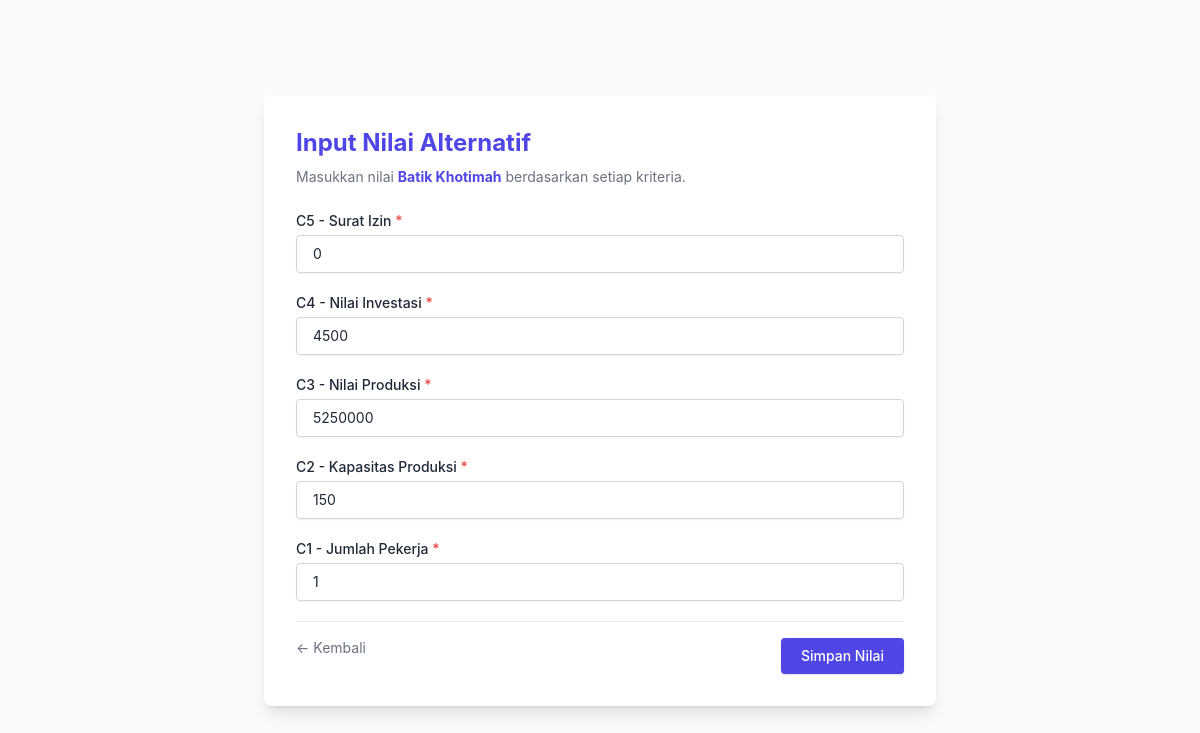
The app's page /app/views/nilai/form.php?id=46 (signed in) with its own data.
### tables this page shows
CREATE TABLE `alternatif` (
  `id` int NOT NULL,
  `nama` varchar(100) NOT NULL,
  `kategori` varchar(100) DEFAULT NULL,
  `asal_daerah` varchar(100) DEFAULT NULL,
  `deskripsi` text,
  `created_at` timestamp NULL DEFAULT CURRENT_TIMESTAMP
);

CREATE TABLE `kriteria` (
  `id` int NOT NULL,
  `kode` varchar(10) NOT NULL,
  `nama` varchar(100) NOT NULL,
  `bobot` float NOT NULL,
  `tipe` enum('benefit','cost') NOT NULL,
  `created_at` timestamp NULL DEFAULT CURRENT_TIMESTAMP
);

### app/views/nilai/form.php (the view, shortened to what this page needs)
<?php
require_once '../../../config/db.php';
$pageTitle = "Input Nilai Alternatif";
$id_alternatif = $_GET['id'] ?? null;
$altStmt = $conn->prepare("SELECT * FROM alternatif WHERE id = ?");
$altStmt->execute([$id_alternatif]);
$alt = $altStmt->fetch(PDO::FETCH_ASSOC);
$kriteria = $conn->query("SELECT id, nama, kode FROM kriteria ORDER BY id")->fetchAll(PDO::FETCH_ASSOC);
$nilaiStmt = $conn->prepare("SELECT id_kriteria, nilai FROM nilai WHERE id_alternatif = ?");
$nilaiStmt->execute([$id_alternatif]);
$nilaiData = [];
while ($row = $nilaiStmt->fetch(PDO::FETCH_ASSOC)) {
  $nilaiData[$row['id_kriteria']] = $row['nilai'];
}
?>
<!DOCTYPE html>
<html lang="id">
<head>
  <script src="https://cdn.tailwindcss.com"></script>
</head>
<body class="bg-gray-50 dark:bg-gray-900 text-gray-800 dark:text-white transition min-h-screen">
<main class="min-h-screen flex items-center justify-center px-6 py-12 fade-in">
  <div class="bg-white dark:bg-gray-800 p-8 rounded-lg shadow-lg w-full max-w-2xl">
    <h1 class="text-2xl font-bold text-indigo-600 dark:text-indigo-400 mb-2"><?= $pageTitle ?></h1>
    <p class="text-sm text-gray-500 dark:text-gray-400 mb-6">
      Masukkan nilai <strong class="text-indigo-600 dark:text-indigo-300"><?= htmlspecialchars($alt['nama']) ?></strong> berdasarkan setiap kriteria.
    </p>
    <form action="../../../app/controllers/NilaiController.php" method="POST" class="space-y-5" onsubmit="return validateForm()">
      <?php foreach ($kriteria as $k): ?>
        <div>
          <label class="block text-sm font-medium mb-1">
            <?= htmlspecialchars($k['kode']) ?> - <?= htmlspecialchars($k['nama']) ?> <span class="text-red-500">*</span>
          </label>
          <input type="number" name="nilai[<?= $k['id'] ?>]" step="0.01" min="0" required
                 value="<?= isset($nilaiData[$k['id']]) ? htmlspecialchars($nilaiData[$k['id']]) : '' ?>"
                 class="w-full px-4 py-2 border rounded bg-white dark:bg-gray-900 border-gray-300 dark:border-gray-600 text-sm shadow-sm focus:ring-2 focus:ring-indigo-500">
        </div>
      <?php endforeach; ?>
      <div class="flex justify-between pt-4 border-t border-gray-200 dark:border-gray-700">
        <a href="index.php" class="text-sm text-gray-500 dark:text-gray-300 hover:underline">← Kembali</a>
        <button type="submit" class="bg-indigo-600 hover:bg-indigo-700 text-white px-5 py-2 rounded text-sm font-medium shadow">Simpan Nilai</button>
      </div>
    </form>
  </div>
</main>
</body>
</html>

### app/views/nilai/form.php (style rules this page uses)
body { font-family: 'Inter', sans-serif; }
.fade-in { animation: fadeIn 0.5s ease-out forwards; opacity: 0; transform: translateY(20px); }

### records on screen
alternatif: nama "Batik Khotimah"
kriteria: kode "C5", nama "Surat Izin", id "0"
kriteria: kode "C4", nama "Nilai Investasi", id "4500"
kriteria: kode "C3", nama "Nilai Produksi", id "5250000"
kriteria: kode "C2", nama "Kapasitas Produksi", id "150"
kriteria: kode "C1", nama "Jumlah Pekerja", id "1"

### other values on screen
$pageTitle "Input Nilai Alternatif"
